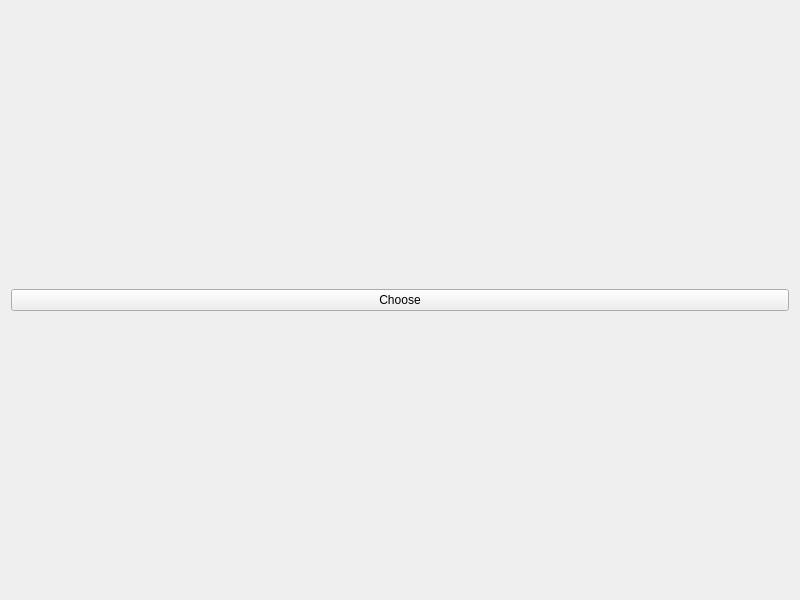
<?xml version="1.0" encoding="UTF-8"?>
<ui version="4.0">
 <class>Widget</class>
 <widget class="QWidget" name="Widget">
  <property name="geometry">
   <rect>
    <x>0</x>
    <y>0</y>
    <width>800</width>
    <height>600</height>
   </rect>
  </property>
  <property name="windowTitle">
   <string>Widget</string>
  </property>
  <layout class="QVBoxLayout" name="verticalLayout">
   <item>
    <widget class="QPushButton" name="pushButton">
     <property name="text">
      <string>Choose</string>
     </property>
    </widget>
   </item>
  </layout>
 </widget>
 <resources/>
 <connections/>
</ui>
